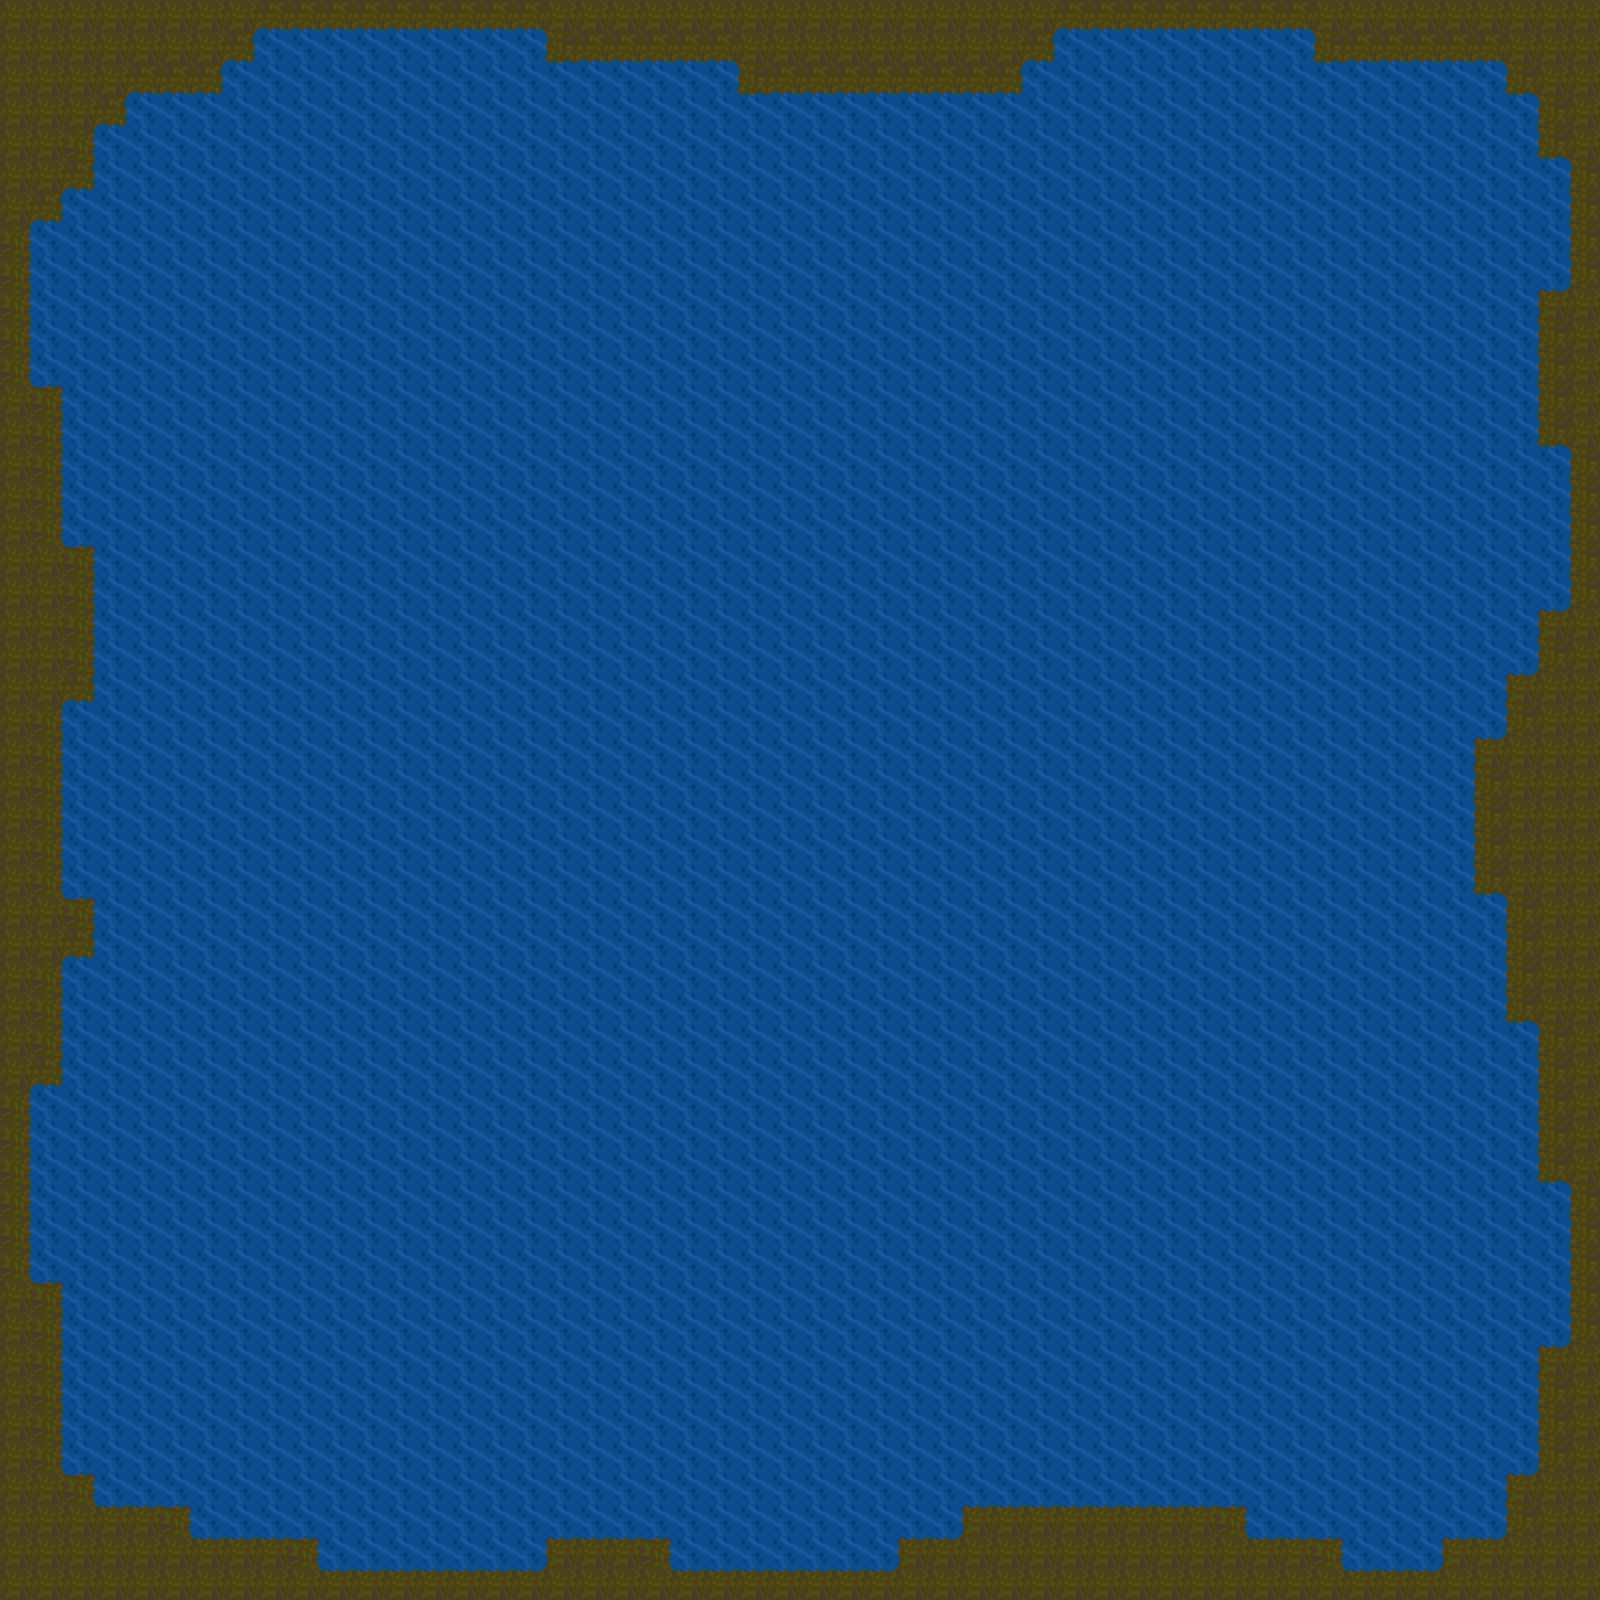

Rendered tile map (Tiled .tmx) drawn with the repository's tilesets; below, a short description and the map source with its tile grids summarised:
An orthogonal 50x50 tile map with 32x32 px tiles, 2 tile layers (background, Tile Layer 2) and 61 objects.

<map version="1.0" orientation="orthogonal" renderorder="right-down" width="50" height="50" tilewidth="32" tileheight="32" nextobjectid="75">
 <tileset firstgid="1" name="tileset_1" tilewidth="32" tileheight="32" tilecount="25" columns="5">
  <image source="evolvetexturemap1.png" width="160" height="160" />
 </tileset>
 <layer name="background" width="50" height="50">
  <data>[2500 cells, 2500 non-empty, 1 distinct tile ids]</data>
 </layer>
 <layer name="Tile Layer 2" width="50" height="50">
  <data>[2500 cells, 383 non-empty, 9 distinct tile ids]</data>
 </layer>
 <objectgroup name="Edge">
  <object id="1" x="0" y="1568" width="800" height="32" />
  <object id="2" x="800" y="1568" width="800" height="32" />
  <object id="5" x="1568" y="0" width="32" height="768" />
  <object id="6" x="1568" y="768" width="32" height="800" />
  <object id="7" x="1597.33" y="954.667" height="2.66667" />
  <object id="8" x="512" y="0" width="1056" height="32" />
  <object id="9" x="0" y="0" width="512" height="32" />
  <object id="10" x="0" y="32" width="32" height="928" />
  <object id="11" x="0" y="960" width="32" height="608" />
  <object id="21" x="32" y="32" width="224" height="32" />
  <object id="22" x="32" y="64" width="192" height="32" />
  <object id="23" x="32" y="96" width="96" height="32" />
  <object id="24" x="32" y="128" width="64" height="64" />
  <object id="25" x="32" y="192" width="32" height="32" />
  <object id="26" x="544" y="32" width="512" height="32" />
  <object id="27" x="736" y="64" width="288" height="32" />
  <object id="28" x="1312" y="32" width="256" height="32" />
  <object id="29" x="1504" y="64" width="64" height="32" />
  <object id="30" x="1536" y="96" width="32" height="64" />
  <object id="31" x="1536" y="288" width="32" height="160" />
  <object id="32" x="1536" y="608" width="32" height="576" />
  <object id="33" x="1504" y="672" width="32" height="352" />
  <object id="34" x="1472" y="736" width="32" height="160" />
  <object id="35" x="32" y="384" width="32" height="704" />
  <object id="36" x="64" y="896" width="32" height="64" />
  <object id="37" x="64" y="544" width="32" height="160" />
  <object id="38" x="32" y="1280" width="32" height="288" />
  <object id="39" x="64" y="1472" width="32" height="96" />
  <object id="40" x="96" y="1504" width="96" height="64" />
  <object id="41" x="192" y="1536" width="128" height="32" />
  <object id="42" x="544" y="1536" width="128" height="32" />
  <object id="43" x="896" y="1536" width="448" height="32" />
  <object id="44" x="960" y="1504" width="288" height="32" />
  <object id="45" x="1440" y="1536" width="128" height="32" />
  <object id="46" x="1504" y="1472" width="64" height="64" />
  <object id="47" x="1536" y="1344" width="32" height="128" />
 </objectgroup>
 <objectgroup name="Enemies">
  <object id="49" x="192" y="160" width="32" height="32" />
  <object id="50" x="448" y="256" width="32" height="32" />
  <object id="51" x="832" y="288" width="32" height="32" />
  <object id="53" x="1088" y="256" width="32" height="32" />
  <object id="54" x="1248" y="192" width="32" height="32" />
  <object id="55" x="1344" y="416" width="32" height="32" />
  <object id="56" x="1024" y="480" width="32" height="32" />
  <object id="57" x="608" y="480" width="32" height="32" />
  <object id="59" x="224" y="480" width="32" height="32" />
  <object id="60" x="224" y="704" width="32" height="32" />
  <object id="61" x="480" y="704" width="32" height="32" />
  <object id="62" x="768" y="736" width="32" height="32" />
  <object id="63" x="1056" y="736" width="32" height="32" />
  <object id="64" x="1280" y="768" width="32" height="32" />
  <object id="65" x="256" y="928" width="32" height="32" />
  <object id="66" x="544" y="928" width="32" height="32" />
  <object id="67" x="736" y="960" width="32" height="32" />
  <object id="68" x="960" y="928" width="32" height="32" />
  <object id="69" x="1152" y="992" width="32" height="32" />
  <object id="70" x="544" y="1248" width="32" height="32" />
  <object id="71" x="960" y="1280" width="32" height="32" />
  <object id="72" x="1312" y="1280" width="32" height="32" />
  <object id="73" x="704" y="1408" width="32" height="32" />
  <object id="74" x="704" y="1152" width="32" height="32" />
 </objectgroup>
 <objectgroup name="PlayerSpawner">
  <object id="48" x="160" y="1376" width="32" height="32" />
 </objectgroup>
</map>
